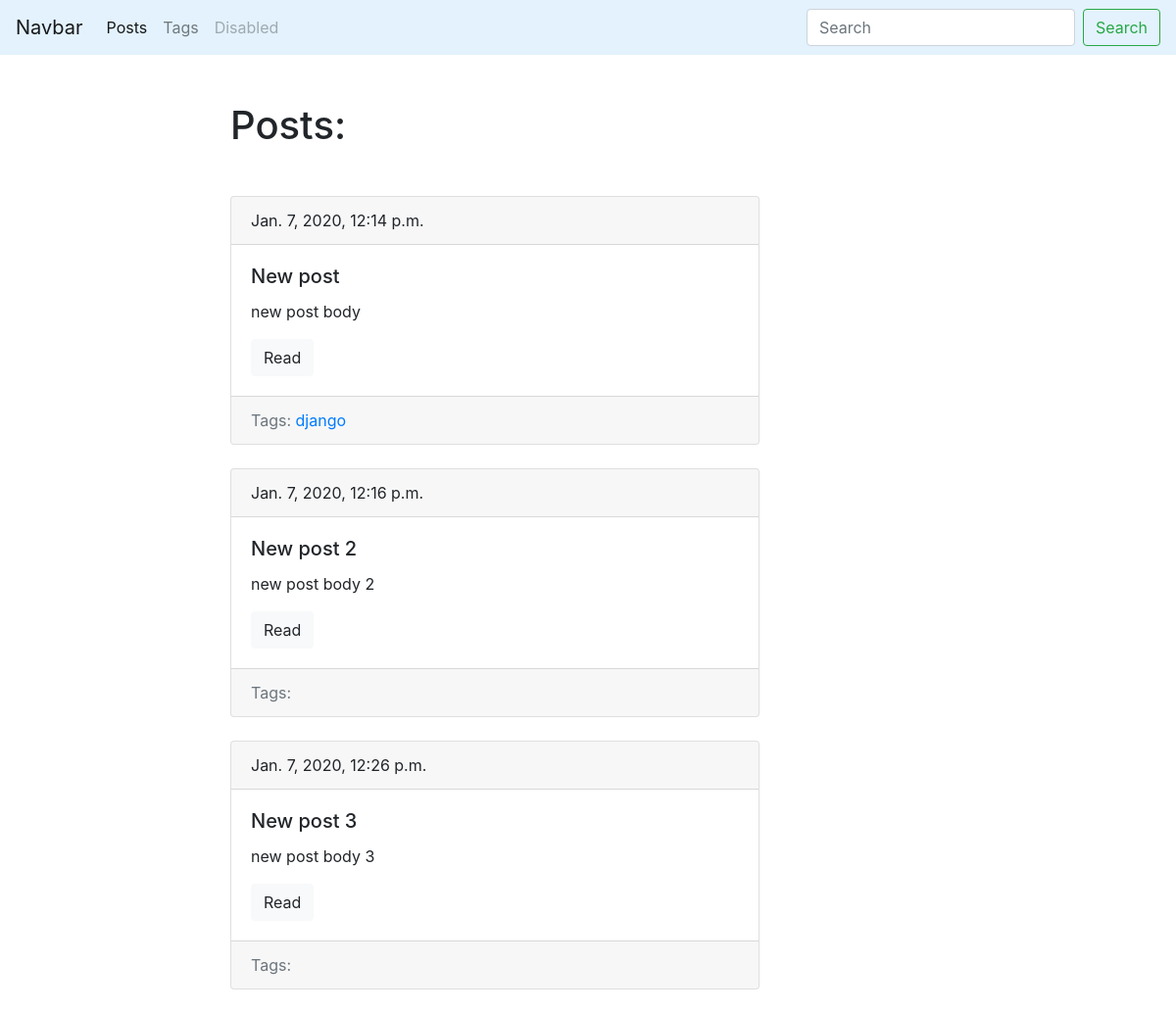
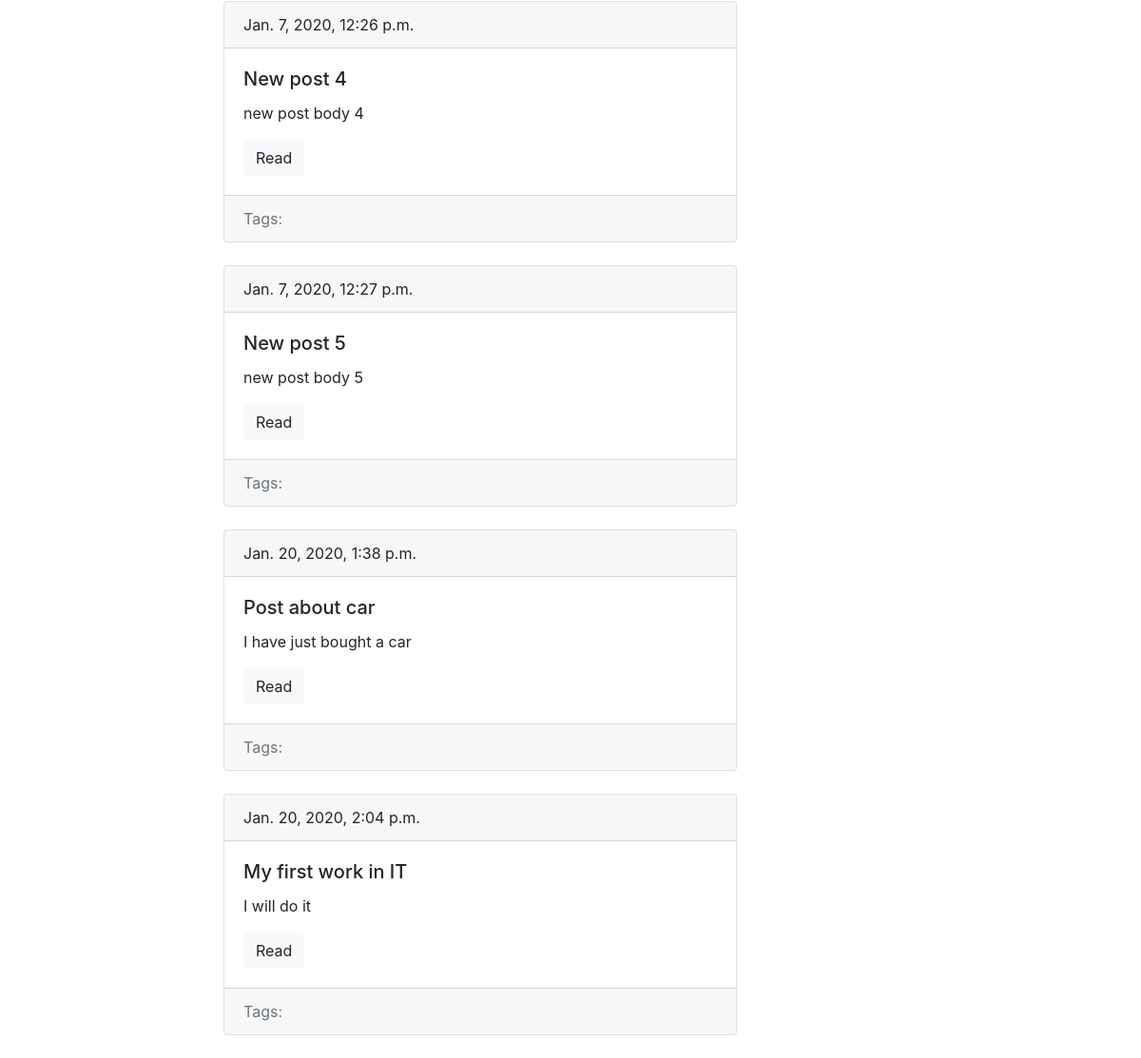
The page /blog/ on the database as committed earlier (2 pictures, top to bottom).
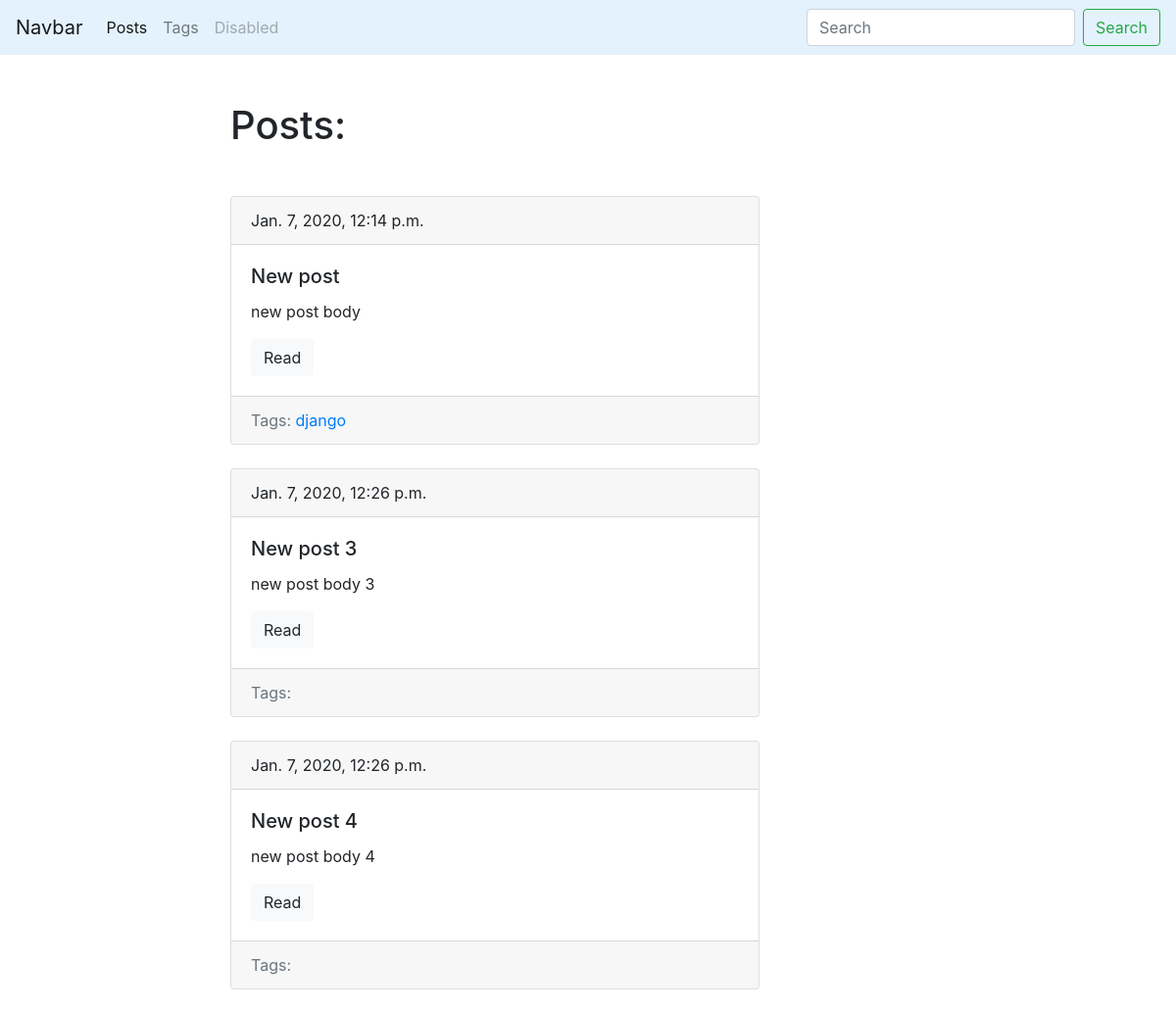
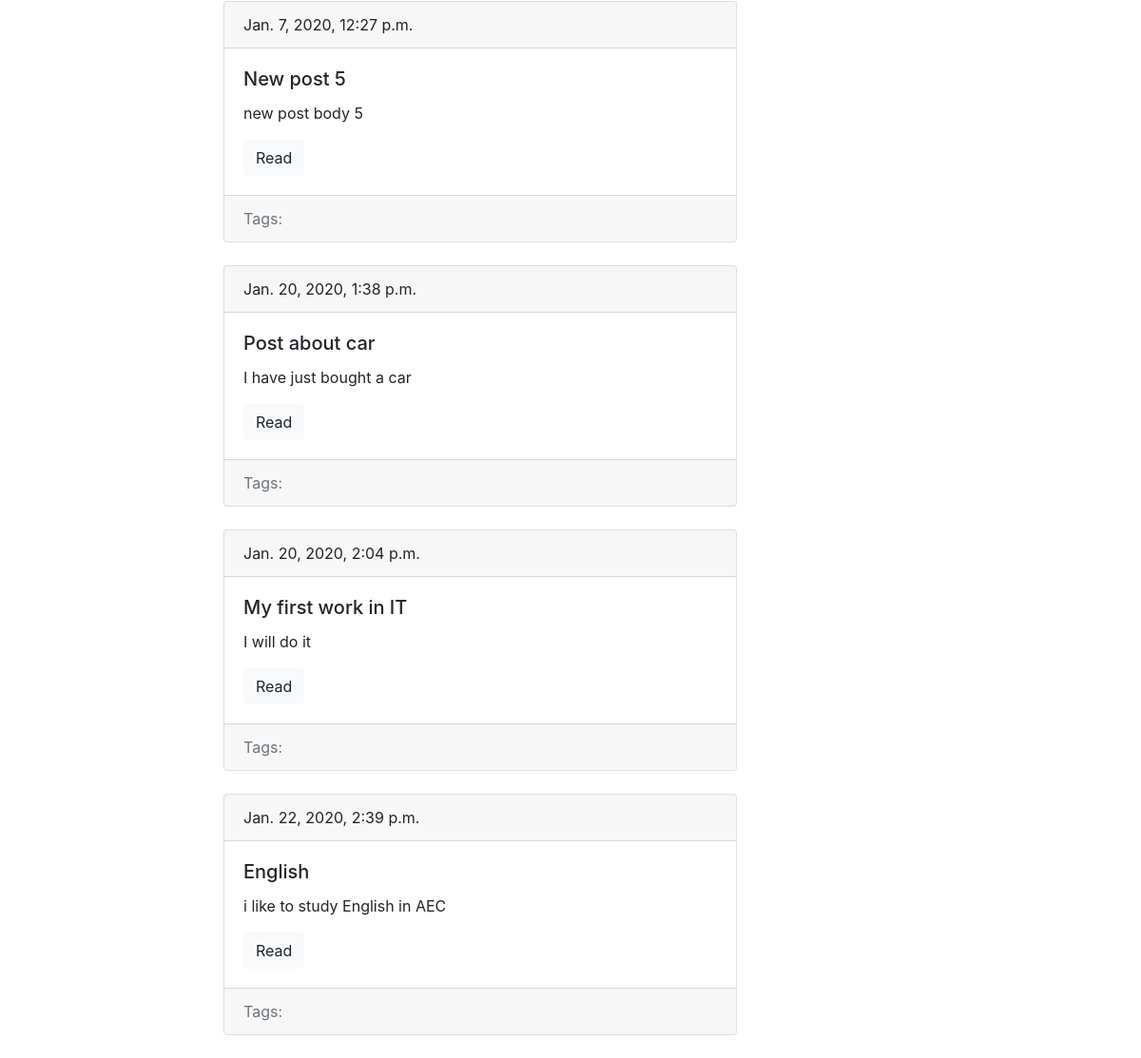
The same page on the database as committed later (2 pictures, top to bottom).
### blog/models.py (models this page shows, shortened)
class Post(models.Model):
    title = models.CharField(max_length=150, db_index=True)
    slug = models.SlugField(max_length=150, blank=True, unique=True)
    body = models.TextField(blank=True, db_index=True)
    tags = models.ManyToManyField('Tag', blank=True, related_name='posts')
    date_pub = models.DateTimeField(auto_now_add=True)
    def get_absolute_url(self):
        return reverse('post_detail_url', kwargs={'slug': self.slug})

class Tag(models.Model):
    title = models.CharField(max_length=50)
    slug = models.SlugField(max_length=50)
    def get_absolute_url(self):
        return reverse('tag_detail_url', kwargs={'slug': self.slug})

### blog/views.py (the view)
# urls.py: path('', posts_list, name='posts_list_url'),
def posts_list(request):
    posts = Post.objects.all()
    return render(request, 'blog/index.html', context={'posts': posts})

### blog/templates/blog/index.html (shortened to what this page needs)
{% extends 'blog/base_blog.html' %}
{% block content %}
  <h1 class='mb-5'>Posts: </h1>
  {% for post in posts %}
  {% include 'blog/includes/post_card_template.html' %}
  {% endfor %}
{% endblock %}

### blog/templates/blog/base_blog.html (shortened to what this page needs)
{% extends 'base.html' %}

### templates/base.html (shortened to what this page needs)
{% load static %}
<!DOCTYPE html>
<html lang='en'>
<head>
    <link rel="stylesheet" href="https://stackpath.bootstrapcdn.com/bootstrap/4.4.1/css/bootstrap.min.css"
>
    <link rel="stylesheet" href="{% static 'css/styles.css' %}">
</head>
<body>
  <nav class="navbar navbar-expand-lg navbar-light " style="background-color: #e3f2fd;" >
  <a class="navbar-brand" href="#">Navbar</a>
  <div class="collapse navbar-collapse" id="navbarSupportedContent">
    <ul class="navbar-nav mr-auto">
      <li class="nav-item active">
        <a class="nav-link" href="{% url 'posts_list_url' %}">Posts</span></a>
      </li>
      <li class="nav-item">
        <a class="nav-link" href="{% url 'tags_list_url' %}">Tags</a>
      </li>
      <li class="nav-item">
        <a class="nav-link disabled" href="#" tabindex="-1" aria-disabled="true">Disabled</a>
      </li>
    </ul>
    <form class="form-inline my-2 my-lg-0">
      <input class="form-control mr-sm-2" type="search" placeholder="Search" aria-label="Search">
      <button class="btn btn-outline-success my-2 my-sm-0" type="submit">Search</button>
    </form>
  </div>
</nav>
<div class="container mt-5">
  <div class="row">
    <div class="col-6 offset-md-2">
      {% block content %}{% endblock %}
    </div>
  </div>
</div>
</body>
</html>

### blog/templates/blog/includes/post_card_template.html
<div class="card mb-4">
  <div class="card-header">
    {{post.date_pub}}
  </div>
  <div class="card-body">
    <h5 class="card-title">{{post.title}}</h5>
    <p class="card-text">{{post.body}}</p>
    <a href="{{ post.get_absolute_url }}" class="btn btn-light">Read</a>
  </div>
  <div class="card-footer text-muted">
    Tags:
    {% for tag in post.tags.all %}
        <a href="{{ tag.get_absolute_url }}">{{tag.title}}</a>
    {% endfor %}
  </div>
</div>

Rows that differ between the two databases and show on the page:
removed Post: date_pub "Jan. 7, 2020, 12:16 p.m.", title "New post 2", body "new post body 2"
added Post: date_pub "Jan. 22, 2020, 2:39 p.m.", title "English", body "i like to study English in AEC"
